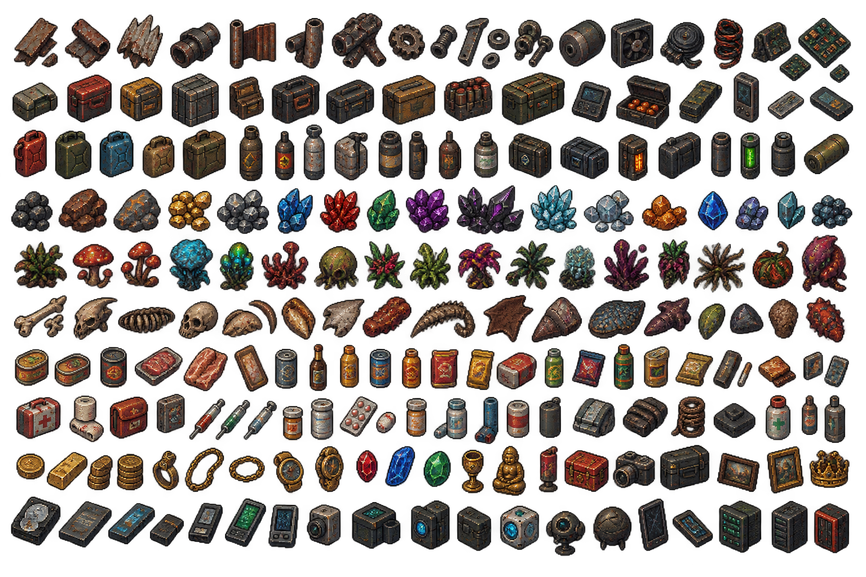
#> input picture Assets/Loot Objects.png, 866 x 577 px, shrunk from 1536 x 1024 before the run
$ python -i find_sprites.py   (imports and definitions only)
#> lines starting #> are read from the running program, lines starting #| are printed output that depends on the picture; after the words box and inside, x2 and y2 are one past the last pixel; in counts of white or black regions, pixels touching at a corner belong together
#!/usr/bin/env python3
"""
Dev helper: find sprite bounding boxes on a painted sheet and write an annotated
preview, so manifest rects in build_assets.py don't have to be measured by hand.

    python3 tools/find_sprites.py "Guns/Objects.png" out.png [min_size] [merge_px]

Prints one line per sprite: index and rect (x0, y0, x1, y1), row-major order.
Requires Pillow, numpy and scipy (scipy is only needed for this helper).
"""
from __future__ import annotations

import sys
from pathlib import Path

import numpy as np
from PIL import Image, ImageDraw
from scipy import ndimage

ROOT = Path(__file__).resolve().parent.parent


def find(sheet: str, min_size: int = 14, merge: int = 3) -> list[tuple[int, int, int, int]]:
#> called with sheet = '../Assets/Loot Objects.png', min_size = 14, merge = 3
    im = Image.open(ROOT / "Assets" / sheet).convert("RGBA")
#> im is the input picture: PIL image 866x577 RGBA; mean R, G, B, A 36.9, 29, 23.9, 108.6
    solid = np.array(im)[:, :, 3] >= 128
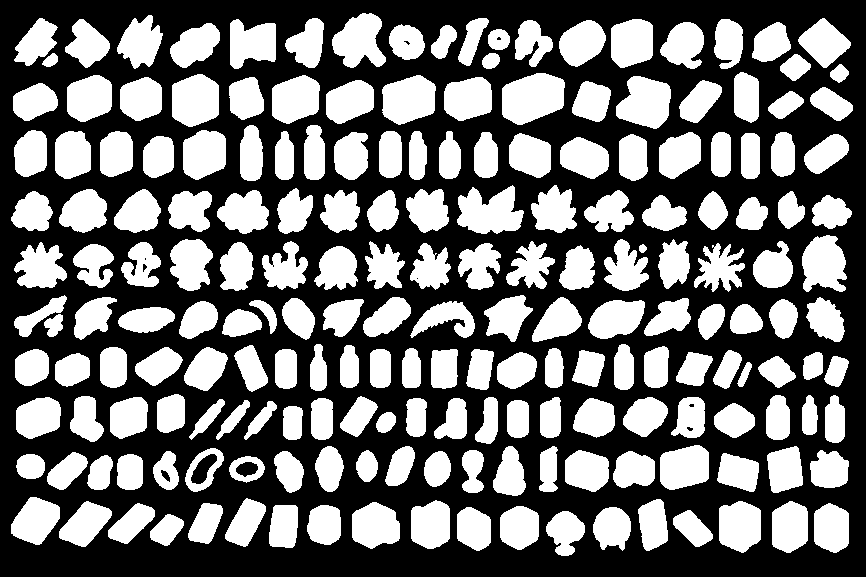
#> solid: shape (577, 866) bool; 43.4% white; 200 white regions, largest, box (x1, y1, x2, y2) and area: (502, 73, 565, 125) 2501, (457, 185, 524, 234) 2209, (616, 76, 671, 129) 2102
    grown = ndimage.binary_dilation(solid, iterations=merge) if merge else solid
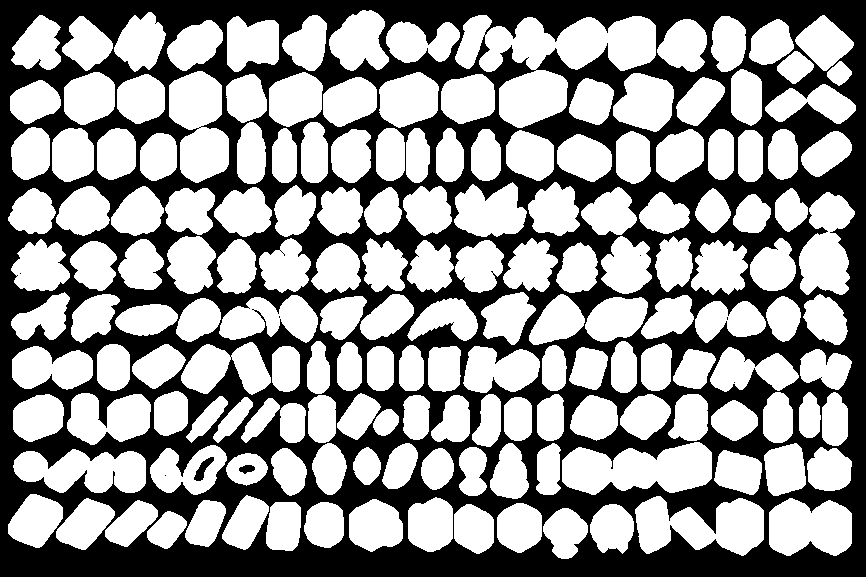
#> grown: shape (577, 866) bool; 58.5% white; 9 black regions (6 under 20 px), largest, box (x1, y1, x2, y2) and area: (0, 0, 866, 577) 206945, (194, 457, 214, 481) 198, (239, 465, 255, 474) 98
    labels, _ = ndimage.label(grown)
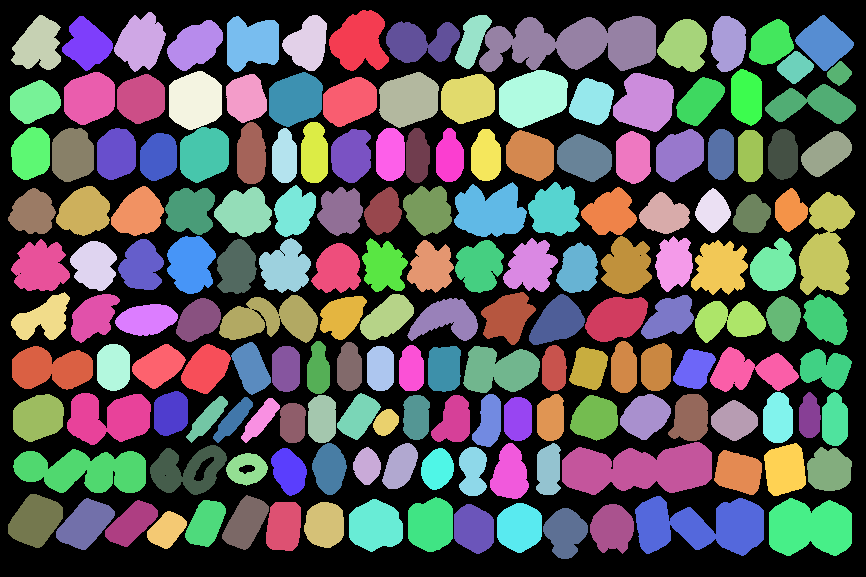
#> labels: shape (577, 866) int32; 173 distinct labels, from 0 to 172; one colour per label, 0 black
    rects = []
    for sl in ndimage.find_objects(labels):
        if sl is None:
            continue
        ys, xs = sl
        # Tight box on the undilated pixels.
        sub = solid[ys, xs]
        rows = np.where(sub.any(axis=1))[0]
        cols = np.where(sub.any(axis=0))[0]
        if not rows.size:
            continue
        x0, x1 = xs.start + cols[0], xs.start + cols[-1] + 1
        y0, y1 = ys.start + rows[0], ys.start + rows[-1] + 1
        if x1 - x0 < min_size or y1 - y0 < min_size:
            continue
        rects.append((int(x0), int(y0), int(x1), int(y1)))
#> this loop made 172 passes
#> (x0, x1, y0, y1) on passes 1 to 3: (332, 386, 13, 68), (117, 163, 15, 69), (14, 58, 18, 67)
#> pass 1, in find, `sub = solid[ys, xs]`:
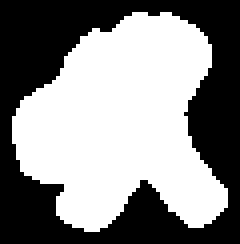
#> sub: shape (61, 60) bool (shown 4 times larger); 53.7% white; 1 black region, box (x1, y1, x2, y2) and area: (0, 0, 60, 61) 1696
#> pass 2, in find, `sub = solid[ys, xs]`:
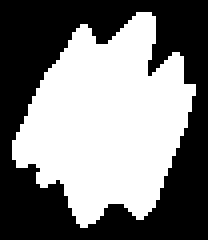
#> sub: shape (60, 52) bool (shown 4 times larger); 49.3% white; 1 white region, box (x1, y1, x2, y2) and area: (3, 3, 49, 57) 1539
#> pass 3, in find, `sub = solid[ys, xs]`:
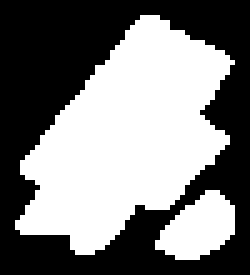
#> sub: shape (55, 50) bool (shown 5 times larger); 49.1% white; 2 white regions, box (x1, y1, x2, y2) and area: (3, 3, 47, 51) 1205, (31, 38, 47, 52) 145
#> after the loop, rects = 172 items, first 6: (332, 13, 386, 68), (117, 15, 163, 69), (14, 18, 58, 67), (285, 18, 324, 68), (455, 18, 492, 69), (795, 18, 851, 71)
    # Row-major: bucket by vertical centre.
    rects.sort(key=lambda r: (round(((r[1] + r[3]) / 2) / 60), r[0]))
    return rects


def main() -> None:
    sheet = sys.argv[1]
    out = sys.argv[2]
    min_size = int(sys.argv[3]) if len(sys.argv) > 3 else 14
    merge = int(sys.argv[4]) if len(sys.argv) > 4 else 3
    rects = find(sheet, min_size, merge)
    im = Image.open(ROOT / "Assets" / sheet).convert("RGBA")
    bg = Image.new("RGBA", im.size, (30, 30, 30, 255))
    bg.alpha_composite(im)
    d = ImageDraw.Draw(bg)
    for i, r in enumerate(rects):
        d.rectangle(r, outline=(0, 255, 0, 255))
        d.text((r[0] + 1, r[1] + 1), str(i), fill=(255, 255, 0, 255))
        print(i, r)
    bg.save(out)


# [2 lines not run here, left out]

>>> result = find('../Assets/Loot Objects.png')
#> result = 172 items, first 6: (14, 18, 58, 67), (65, 19, 110, 68), (117, 15, 163, 69), (170, 23, 220, 68), (230, 19, 276, 69), (285, 18, 324, 68)

$ run again, on Assets/Tileset spaceship.png
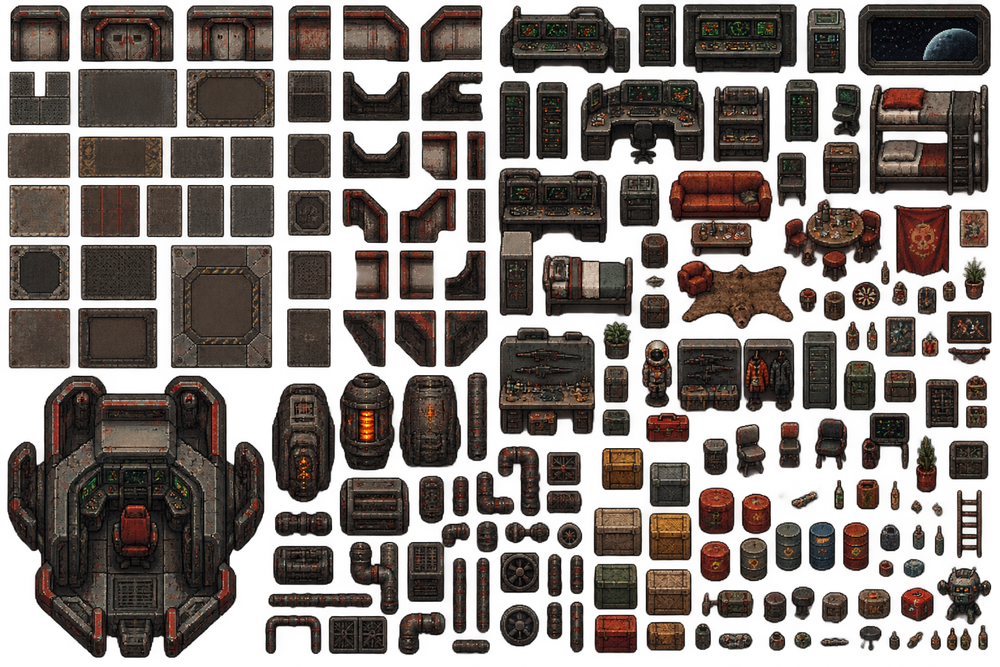
#> input picture Assets/Tileset spaceship.png, 1000 x 667 px, shrunk from 1536 x 1024 before the run
#> in find, im is the input picture: PIL image 1000x667 RGBA; mean R, G, B, A 43.2, 32.6, 27, 153.9
#> in find, `solid = np.array(im)[:, :, 3] >= 128`:
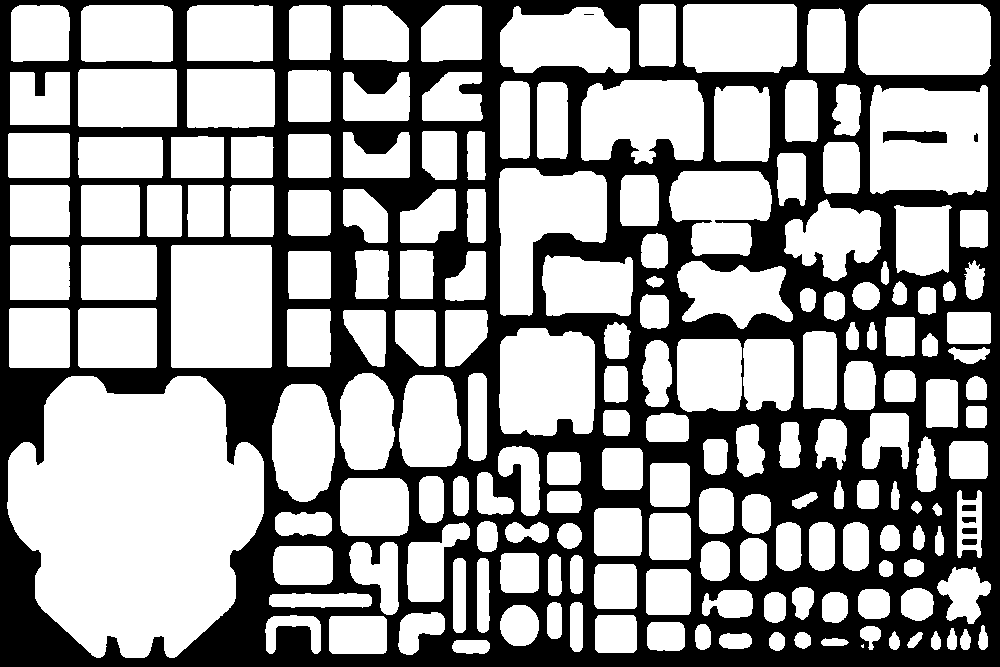
#> solid: shape (667, 1000) bool; 61.5% white; 8 black regions (1 under 20 px), largest, box (x1, y1, x2, y2) and area: (0, 0, 1000, 667) 255654, (883, 131, 947, 143) 636, (962, 528, 977, 534) 88
#> grown: shape (667, 1000) bool; 75.4% white; 7 black regions (3 under 20 px), largest, box (x1, y1, x2, y2) and area: (0, 0, 1000, 667) 163661, (886, 134, 944, 140) 227, (665, 385, 682, 412) 151, (365, 539, 385, 561) 119
#> labels: shape (667, 1000) int32; 154 distinct labels, from 0 to 153
#> the loop in find, `for sl in ndimage.find_objects(labels):` made 153 passes
#> (x0, x1, y0, y1) on passes 1 to 3: (639, 676, 4, 67), (683, 797, 4, 73), (858, 991, 4, 75)
#> pass 3, in find, `sub = solid[ys, xs]`:
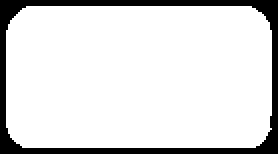
#> sub: shape (77, 139) bool (shown 2 times larger); 86.6% white; 1 black region, box (x1, y1, x2, y2) and area: (0, 0, 139, 77) 1430
#> after the loop in find, `for sl in ndimage.find_objects(labels):`: rects = 136 items, first 6: (639, 4, 676, 67), (683, 4, 797, 73), (858, 4, 991, 75), (11, 5, 70, 62), (81, 5, 173, 62), (187, 5, 273, 62)
#> result = 136 items, first 6: (11, 5, 70, 62), (81, 5, 173, 62), (187, 5, 273, 62), (289, 5, 331, 60), (343, 5, 409, 62), (421, 5, 482, 62)
